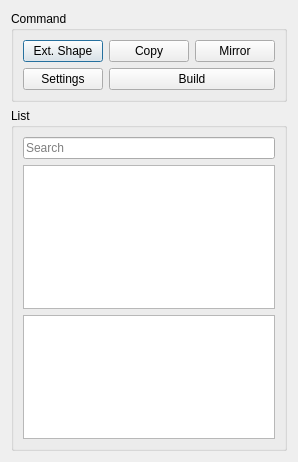
<?xml version="1.0" encoding="UTF-8"?>
<ui version="4.0">
 <class>Dialog</class>
 <widget class="QDialog" name="Dialog">
  <property name="geometry">
   <rect>
    <x>0</x>
    <y>0</y>
    <width>275</width>
    <height>462</height>
   </rect>
  </property>
  <property name="windowTitle">
   <string>Dialog</string>
  </property>
  <layout class="QVBoxLayout" name="verticalLayout">
   <item>
    <widget class="QGroupBox" name="groupBox">
     <property name="styleSheet">
      <string notr="true"/>
     </property>
     <property name="title">
      <string>Command</string>
     </property>
     <layout class="QGridLayout" name="gridLayout">
      <item row="0" column="0">
       <widget class="QPushButton" name="extract_ctl_shapes_pushButton">
        <property name="sizePolicy">
         <sizepolicy hsizetype="Preferred" vsizetype="Fixed">
          <horstretch>0</horstretch>
          <verstretch>0</verstretch>
         </sizepolicy>
        </property>
        <property name="text">
         <string>Ext. Shape</string>
        </property>
       </widget>
      </item>
      <item row="0" column="1">
       <widget class="QPushButton" name="copy_pushButton">
        <property name="sizePolicy">
         <sizepolicy hsizetype="Preferred" vsizetype="Fixed">
          <horstretch>0</horstretch>
          <verstretch>0</verstretch>
         </sizepolicy>
        </property>
        <property name="maximumSize">
         <size>
          <width>16777215</width>
          <height>16777215</height>
         </size>
        </property>
        <property name="text">
         <string>Copy</string>
        </property>
       </widget>
      </item>
      <item row="0" column="2">
       <widget class="QPushButton" name="mirror_pushButton">
        <property name="sizePolicy">
         <sizepolicy hsizetype="Preferred" vsizetype="Fixed">
          <horstretch>0</horstretch>
          <verstretch>0</verstretch>
         </sizepolicy>
        </property>
        <property name="maximumSize">
         <size>
          <width>16777215</width>
          <height>16777215</height>
         </size>
        </property>
        <property name="text">
         <string>Mirror</string>
        </property>
       </widget>
      </item>
      <item row="1" column="0">
       <widget class="QPushButton" name="settings_pushButton">
        <property name="sizePolicy">
         <sizepolicy hsizetype="Preferred" vsizetype="Fixed">
          <horstretch>0</horstretch>
          <verstretch>0</verstretch>
         </sizepolicy>
        </property>
        <property name="maximumSize">
         <size>
          <width>16777215</width>
          <height>16777215</height>
         </size>
        </property>
        <property name="text">
         <string>Settings</string>
        </property>
       </widget>
      </item>
      <item row="1" column="1" colspan="2">
       <widget class="QPushButton" name="build_pushButton">
        <property name="sizePolicy">
         <sizepolicy hsizetype="Preferred" vsizetype="Fixed">
          <horstretch>0</horstretch>
          <verstretch>0</verstretch>
         </sizepolicy>
        </property>
        <property name="maximumSize">
         <size>
          <width>16777215</width>
          <height>16777215</height>
         </size>
        </property>
        <property name="text">
         <string>Build</string>
        </property>
       </widget>
      </item>
     </layout>
    </widget>
   </item>
   <item>
    <widget class="QGroupBox" name="groupBox1">
     <property name="title">
      <string>List</string>
     </property>
     <layout class="QVBoxLayout" name="verticalLayout_2">
      <item>
       <widget class="QLineEdit" name="search_lineEdit">
        <property name="placeholderText">
         <string>Search</string>
        </property>
       </widget>
      </item>
      <item>
       <widget class="QListView" name="component_listView">
        <property name="editTriggers">
         <set>QAbstractItemView::NoEditTriggers</set>
        </property>
        <property name="alternatingRowColors">
         <bool>true</bool>
        </property>
        <property name="movement">
         <enum>QListView::Snap</enum>
        </property>
        <property name="wordWrap">
         <bool>false</bool>
        </property>
       </widget>
      </item>
      <item>
       <widget class="QTextEdit" name="description_textEdit">
        <property name="sizePolicy">
         <sizepolicy hsizetype="Expanding" vsizetype="Fixed">
          <horstretch>0</horstretch>
          <verstretch>0</verstretch>
         </sizepolicy>
        </property>
        <property name="minimumSize">
         <size>
          <width>0</width>
          <height>0</height>
         </size>
        </property>
        <property name="maximumSize">
         <size>
          <width>16777215</width>
          <height>124</height>
         </size>
        </property>
        <property name="readOnly">
         <bool>true</bool>
        </property>
       </widget>
      </item>
     </layout>
    </widget>
   </item>
  </layout>
 </widget>
 <resources/>
 <connections/>
</ui>
